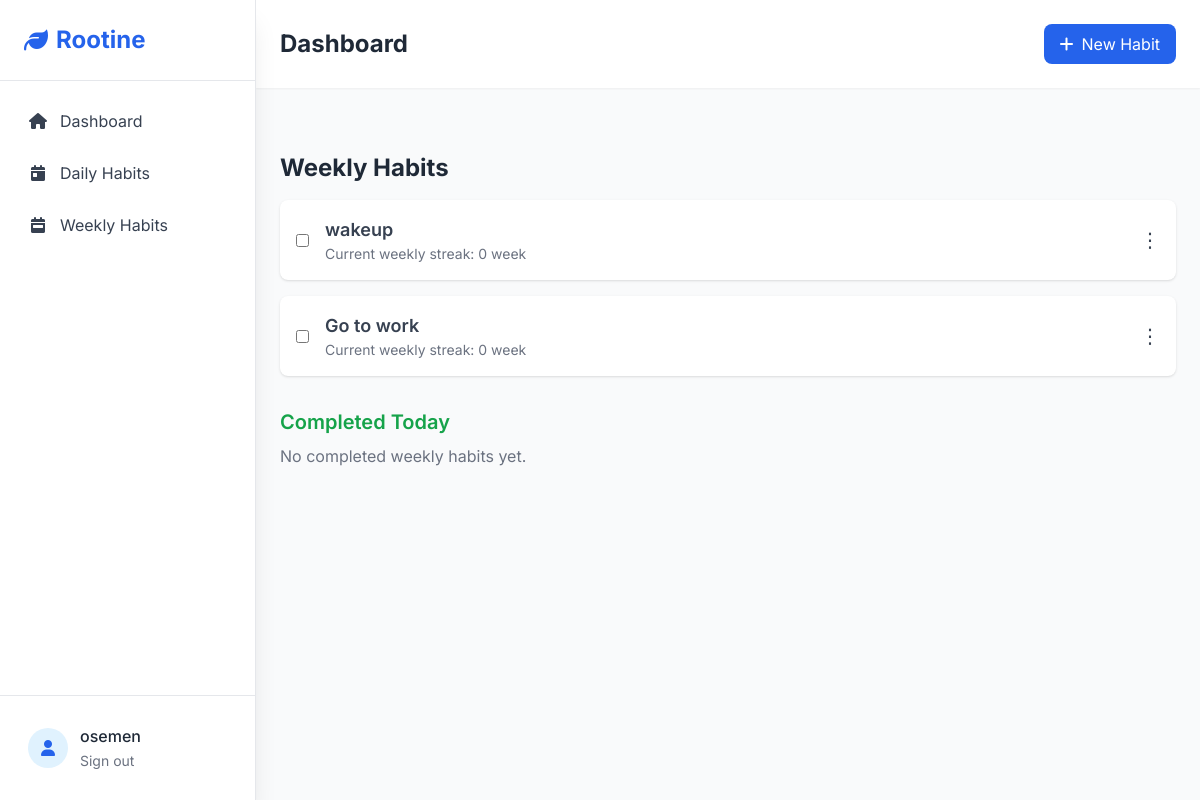
Page /weekly_habit/ (signed in) on the earlier database version.
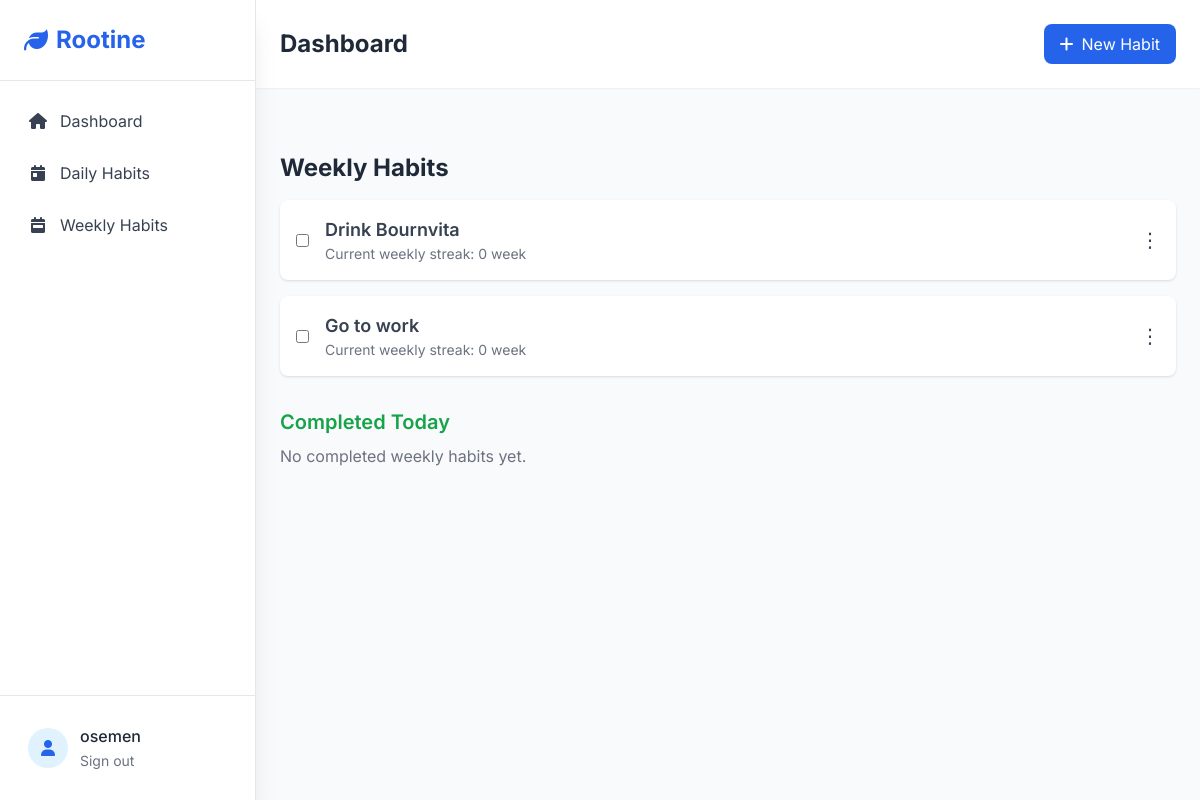
Same page on the later database version.
### habit/models.py (models this page shows, shortened)
class Habit(models.Model):
    PERIODICITY = [
        ("daily", "Daily"),
        ("weekly", "Weekly")
    ]
    name = models.CharField(max_length=255, unique=True)
    description = models.TextField(max_length= 1000)
    user = models.ForeignKey(User, on_delete=models.CASCADE)
    periodicity = models.CharField(max_length=10, choices=PERIODICITY)
    created_at = models.DateTimeField(auto_now_add=True)
    updated_at = models.DateTimeField(auto_now=True)
    def is_completed_on(self, day):
        return self.completions.filter(date=day).exists()
    def is_completed_in_week(self, week_start):
        return self.completions.filter(date__gte=week_start, date__lt=week_start + timedelta(days=7)).exists()
    def current_streak(self):
        today = date.today()
        streak = 0
        day_offset = 0
        if self.periodicity == 'daily':
            delta = timedelta(days=1)
            while self.is_completed_on(today - delta * day_offset):
                streak += 1
                day_offset += 1
        elif self.periodicity == 'weekly':
            current_week_start = today - timedelta(days=today.weekday())
            while self.is_completed_in_week(current_week_start - timedelta(weeks=day_offset)):
                streak += 1
                day_offset += 1
        return streak

### habit/views.py (the view)
# urls.py: path("weekly_habit/", views.weekly_habit, name="weekly_habit"),
@login_required
def weekly_habit(request):
    user = request.user
    today = date.today()
    weekly_habits = Habit.objects.filter(user=user).filter(periodicity="weekly")
    incomplete_habits = [habit for habit in weekly_habits if not habit.is_completed_on(today)]
    completed_habits = [habit for habit in weekly_habits if habit.is_completed_on(today)]
    context = {
        "incomplete_habits": incomplete_habits,
        "completed_habits": completed_habits,
        "user": user,
    }
    return render(request, "weekly_habit.html", context)

### templates/weekly_habit.html (shortened to what this page needs)
{% extends 'base.html' %}
{% load static %}
{% block content %}
<div class="max-w-4xl mx-auto mt-10">
    <h2 class="text-2xl font-bold text-gray-800 mb-4">Weekly Habits</h2>
    <ul id="incomplete-habits" class="space-y-4 mb-8">
        {% for habit in incomplete_habits %}
        <li id="habit-item-{{ habit.id }}"
            class="habit-item flex items-center justify-between bg-white p-4 shadow rounded-lg"
            data-habit-id="{{ habit.id }}" data-completed="false">
            <div class="flex items-center">
                <input
                    type="checkbox"
                    id="habit-{{ habit.id }}"
                    class="habit-checkbox mr-4"
                    onchange="completeHabit(this)">
                <label for="habit-{{ habit.id }}" class="flex-1">
                    <h3 class="habit-name text-lg font-semibold text-gray-700">{{ habit.name }}</h3>
                    <p class="text-sm text-gray-500">Current weekly streak: {{ habit.current_streak }} week</p>
                </label>
            </div>
            <div class="relative group inline-block text-left">
                <button class="text-gray-700 text-xl">⋮</button>
            </div>
        </li>
        {% empty %}
        <p class="text-gray-500">No incomplete weekly habits.</p>
        {% endfor %}
    </ul>
    <h3 class="text-xl font-semibold text-green-600 mb-2">Completed Today</h3>
    <ul id="completed-habits" class="space-y-4">
        {% for habit in completed_habits %}
        <li id="habit-item-{{ habit.id }}"
            class="habit-item flex items-center justify-between bg-gray-50 p-4 shadow rounded-lg"
            data-habit-id="{{ habit.id }}" data-completed="true">
            <div class="flex items-center">
                <input
                    type="checkbox"
                    id="habit-{{ habit.id }}"
                    class="habit-checkbox mr-4"
                    onchange="completeHabit(this)"
                    checked>
                <label for="habit-{{ habit.id }}" class="flex-1">
                    <h3 class="habit-name text-lg font-semibold text-gray-700">{{ habit.name }}</h3>
                    <p class="text-sm text-gray-500">Current weekly streak: {{ habit.current_streak }} </p>
                </label>
            </div>
            <div class="relative group inline-block text-left">
                <button class="text-gray-700 text-xl">⋮</button>
                <div class="absolute right-0 bg-white shadow-lg rounded-lg w-32 z-50 opacity-0 group-hover:opacity-100 invisible group-hover:visible transition-all duration-200"
                    style="top: 2.5rem;">
                    <a href="{% url 'edit_habit' habit.pk %}" class="block px-4 py-2 text-gray-700 hover:bg-gray-100">Edit</a>
                    <a href="{% url 'delete_habit' habit.pk %}" class="block px-4 py-2 text-red-600 hover:bg-gray-100">Delete</a>
                    <a href="{% url 'detail_habit' habit.pk %}" class="block px-4 py-2 text-gray-700 hover:bg-gray-100">View Analytics</a>
                </div>
            </div>
        </li>
        {% empty %}
        <p class="text-gray-500">No completed weekly habits yet.</p>
        {% endfor %}
    </ul>
</div>
{% endblock %}

Differences in the rows shown:
no longer on this page (row edited): Habit: name "wakeup", current_streak "0"
now on this page (row edited): Habit: name "Drink Bournvita", current_streak "0"
